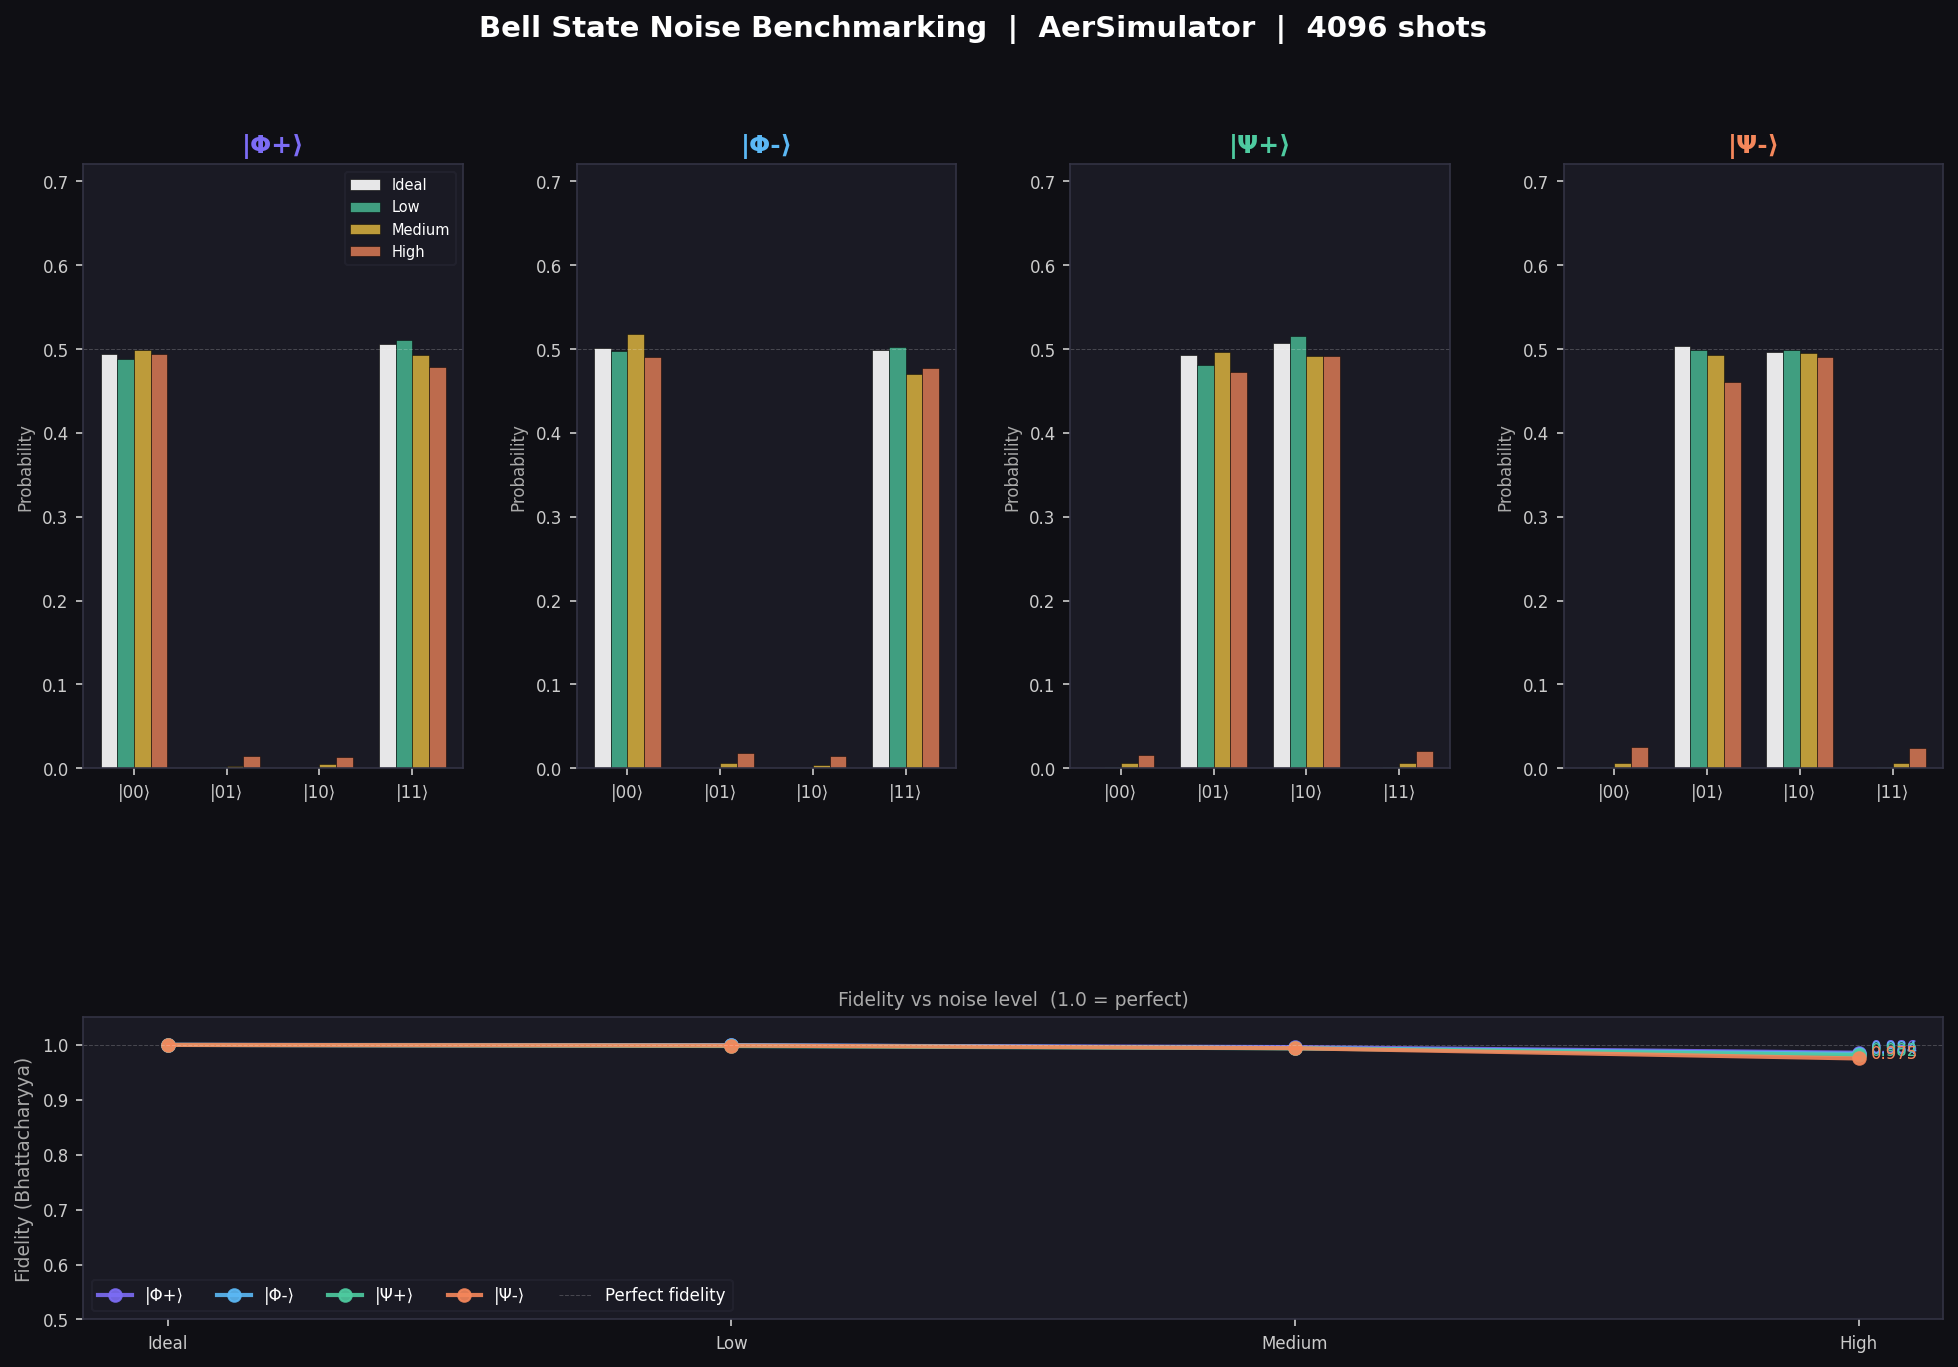

Here is the Python script that generated this plot:
"""
Bell State Noise Model Benchmarking
=====================================
Extends the Bell state simulation with a depolarizing noise model
to simulate real NISQ hardware imperfections.

Runs each Bell state under 4 conditions:
  - Ideal (no noise)
  - Low noise    (p1=0.001, p2=0.005)  — near-term best hardware
  - Medium noise (p1=0.005, p2=0.02)   — typical NISQ device
  - High noise   (p1=0.02,  p2=0.05)   — noisy / older hardware

Outputs:
  - Console table of fidelity scores per state per noise level
  - Side-by-side bar chart comparison
  - bell_noise_benchmark.png
  - bell_noise_results.json

Requirements:
    pip install qiskit qiskit-aer matplotlib

Run:
    python bell_noise_benchmark.py
"""

import json
import numpy as np
import matplotlib.pyplot as plt
import matplotlib.gridspec as gridspec

from qiskit import QuantumCircuit, transpile
from qiskit_aer import AerSimulator
from qiskit_aer.noise import NoiseModel, depolarizing_error

# ── Configuration ──────────────────────────────────────────────────────────────
SHOTS = 4096

# Noise levels: (label, single-qubit error rate, two-qubit error rate)
NOISE_LEVELS = [
    ("Ideal",   0.000, 0.000),
    ("Low",     0.001, 0.005),
    ("Medium",  0.005, 0.020),
    ("High",    0.020, 0.050),
]

BELL_COLORS = {
    "|Φ+⟩": "#7C6CF5",
    "|Φ-⟩": "#5BB8F5",
    "|Ψ+⟩": "#4ECBA0",
    "|Ψ-⟩": "#F5875B",
}

# Ideal output distributions (state → expected probs)
IDEAL_DIST = {
    "|Φ+⟩": {"00": 0.5, "01": 0.0, "10": 0.0, "11": 0.5},
    "|Φ-⟩": {"00": 0.5, "01": 0.0, "10": 0.0, "11": 0.5},
    "|Ψ+⟩": {"00": 0.0, "01": 0.5, "10": 0.5, "11": 0.0},
    "|Ψ-⟩": {"00": 0.0, "01": 0.5, "10": 0.5, "11": 0.0},
}


# ── Bell State Circuits ────────────────────────────────────────────────────────

def make_bell_circuits():
    circuits = []

    qc = QuantumCircuit(2, 2, name="|Φ+⟩")
    qc.h(0); qc.cx(0, 1); qc.measure([0,1],[0,1])
    circuits.append(qc)

    qc = QuantumCircuit(2, 2, name="|Φ-⟩")
    qc.h(0); qc.cx(0, 1); qc.z(0); qc.measure([0,1],[0,1])
    circuits.append(qc)

    qc = QuantumCircuit(2, 2, name="|Ψ+⟩")
    qc.h(0); qc.cx(0, 1); qc.x(1); qc.measure([0,1],[0,1])
    circuits.append(qc)

    qc = QuantumCircuit(2, 2, name="|Ψ-⟩")
    qc.h(0); qc.cx(0, 1); qc.x(1); qc.z(0); qc.measure([0,1],[0,1])
    circuits.append(qc)

    return circuits


# ── Noise Model Builder ────────────────────────────────────────────────────────

def build_noise_model(p1, p2):
    """
    Depolarizing noise model:
      p1 = single-qubit gate error rate (applied to H, X, Z)
      p2 = two-qubit gate error rate   (applied to CX/CNOT)

    Depolarizing error: with probability p, apply a random Pauli
    (I, X, Y, Z) uniformly — simulates decoherence and gate imperfection.
    """
    if p1 == 0 and p2 == 0:
        return None   # Ideal: no noise model

    nm = NoiseModel()
    # Single-qubit gate errors
    nm.add_all_qubit_quantum_error(depolarizing_error(p1, 1), ["h", "x", "z"])
    # Two-qubit gate error (CNOT is the noisiest gate on real hardware)
    nm.add_all_qubit_quantum_error(depolarizing_error(p2, 2), ["cx"])
    return nm


# ── Fidelity Metric ────────────────────────────────────────────────────────────

def compute_fidelity(counts, ideal_dist, shots):
    """
    Classical fidelity F = Σ sqrt(p_ideal(x) * p_measured(x))
    Ranges from 0 (completely wrong) to 1.0 (perfect match).
    This is the Bhattacharyya coefficient — a standard benchmark metric.
    """
    states = ["00", "01", "10", "11"]
    fidelity = 0.0
    for s in states:
        p_meas = counts.get(s, 0) / shots
        p_ideal = ideal_dist.get(s, 0.0)
        fidelity += np.sqrt(p_meas * p_ideal)
    return round(fidelity, 4)


# ── Run All Benchmarks ─────────────────────────────────────────────────────────

def run_benchmarks(circuits):
    """
    Run each Bell circuit under each noise level.
    Returns nested dict: results[noise_label][circuit_name] = counts
    """
    all_results = {}
    fidelities  = {}

    for label, p1, p2 in NOISE_LEVELS:
        print(f"\n  [{label} noise]  p1={p1}, p2={p2}")
        noise_model = build_noise_model(p1, p2)
        backend = AerSimulator()

        all_results[label] = {}
        fidelities[label]  = {}

        for qc in circuits:
            transpiled = transpile(qc, backend, optimization_level=1)
            job = backend.run(transpiled, shots=SHOTS,
                              noise_model=noise_model)
            counts = job.result().get_counts()
            all_results[label][qc.name] = counts

            fid = compute_fidelity(counts, IDEAL_DIST[qc.name], SHOTS)
            fidelities[label][qc.name] = fid
            print(f"    {qc.name}  fidelity={fid:.4f}  counts={counts}")

    return all_results, fidelities


# ── Print Fidelity Table ───────────────────────────────────────────────────────

def print_fidelity_table(fidelities, circuits):
    names  = [qc.name for qc in circuits]
    labels = [nl[0] for nl in NOISE_LEVELS]

    col = 12
    print(f"\n{'='*52}")
    print("  FIDELITY BENCHMARK TABLE")
    print(f"{'='*52}")
    header = f"  {'Noise':<10}" + "".join(f"{n:>{col}}" for n in names)
    print(header)
    print("  " + "-" * (10 + col * len(names)))
    for label in labels:
        row = f"  {label:<10}"
        for name in names:
            f = fidelities[label][name]
            row += f"{f:>{col}.4f}"
        print(row)
    print()


# ── Visualization ──────────────────────────────────────────────────────────────

def plot_benchmark(all_results, fidelities, circuits):
    names  = [qc.name for qc in circuits]
    labels = [nl[0] for nl in NOISE_LEVELS]
    states = ["00", "01", "10", "11"]

    fig = plt.figure(figsize=(16, 10), facecolor="#0F0F14")
    fig.suptitle(
        f"Bell State Noise Benchmarking  |  AerSimulator  |  {SHOTS} shots",
        color="white", fontsize=14, fontweight="bold", y=0.98
    )

    # Layout: 2 rows × 4 cols (top = bar charts, bottom = fidelity comparison)
    gs = gridspec.GridSpec(2, 4, hspace=0.55, wspace=0.3,
                           height_ratios=[2, 1])

    noise_palette = {
        "Ideal":  "#ffffff",
        "Low":    "#4ECBA0",
        "Medium": "#F5C842",
        "High":   "#F5875B",
    }

    # ── Top row: per-Bell-state grouped bars ──
    for col_idx, name in enumerate(names):
        ax = fig.add_subplot(gs[0, col_idx])
        color = BELL_COLORS[name]

        x = np.arange(len(states))
        width = 0.18
        offsets = np.linspace(-(len(labels)-1)/2, (len(labels)-1)/2, len(labels))

        for i, label in enumerate(labels):
            counts = all_results[label][name]
            probs  = [counts.get(s, 0) / SHOTS for s in states]
            nc     = noise_palette[label]
            alpha  = 0.9 if label == "Ideal" else 0.75
            ax.bar(x + offsets[i] * width, probs,
                   width=width, color=nc, alpha=alpha,
                   label=label, edgecolor="#00000040", linewidth=0.3)

        ax.set_facecolor("#1A1A24")
        ax.set_title(name, color=color, fontsize=12, fontweight="bold", pad=6)
        ax.set_xticks(x)
        ax.set_xticklabels([f"|{s}⟩" for s in states], fontsize=8)
        ax.set_ylim(0, 0.72)
        ax.set_ylabel("Probability", color="#aaaaaa", fontsize=8)
        ax.tick_params(colors="#cccccc", labelsize=8)
        for spine in ax.spines.values():
            spine.set_edgecolor("#333344")

        # Ideal 50% reference
        ax.axhline(0.5, color="white", linewidth=0.5,
                   linestyle="--", alpha=0.2)

        if col_idx == 0:
            ax.legend(loc="upper right", fontsize=7,
                      framealpha=0.3, labelcolor="white",
                      facecolor="#1A1A24", edgecolor="#333344")

    # ── Bottom row: fidelity line chart ──
    ax_fid = fig.add_subplot(gs[1, :])
    ax_fid.set_facecolor("#1A1A24")

    x_fid = np.arange(len(labels))
    for name in names:
        fids = [fidelities[label][name] for label in labels]
        ax_fid.plot(x_fid, fids, marker="o", linewidth=2,
                    markersize=6, label=name,
                    color=BELL_COLORS[name], alpha=0.9)
        # Annotate last point
        ax_fid.annotate(f"{fids[-1]:.3f}",
                        xy=(x_fid[-1], fids[-1]),
                        xytext=(6, 0), textcoords="offset points",
                        color=BELL_COLORS[name], fontsize=8)

    ax_fid.set_xticks(x_fid)
    ax_fid.set_xticklabels(labels, color="#cccccc", fontsize=9)
    ax_fid.set_ylabel("Fidelity (Bhattacharyya)", color="#aaaaaa", fontsize=9)
    ax_fid.set_ylim(0.5, 1.05)
    ax_fid.axhline(1.0, color="white", linewidth=0.5,
                   linestyle="--", alpha=0.2, label="Perfect fidelity")
    ax_fid.tick_params(colors="#cccccc", labelsize=8)
    for spine in ax_fid.spines.values():
        spine.set_edgecolor("#333344")
    ax_fid.legend(loc="lower left", fontsize=8, framealpha=0.3,
                  labelcolor="white", facecolor="#1A1A24",
                  edgecolor="#333344", ncol=5)
    ax_fid.set_title("Fidelity vs noise level  (1.0 = perfect)",
                     color="#aaaaaa", fontsize=9, pad=6)

    plt.savefig("bell_noise_benchmark.png", dpi=150,
                bbox_inches="tight", facecolor=fig.get_facecolor())
    print("  Saved → bell_noise_benchmark.png")
    plt.show()


# ── Export JSON ────────────────────────────────────────────────────────────────

def export_json(all_results, fidelities):
    export = {
        "config": {"shots": SHOTS, "noise_levels": NOISE_LEVELS},
        "fidelities": fidelities,
        "counts": all_results
    }
    with open("bell_noise_results.json", "w") as f:
        json.dump(export, f, indent=2)
    print("  Saved → bell_noise_results.json")


# ── Main ───────────────────────────────────────────────────────────────────────

if __name__ == "__main__":
    circuits = make_bell_circuits()

    print(f"\n{'='*52}")
    print(f"  BELL STATE NOISE BENCHMARKING  ({SHOTS} shots)")
    print(f"{'='*52}")

    all_results, fidelities = run_benchmarks(circuits)

    print_fidelity_table(fidelities, circuits)

    print("  Generating visualization...")
    plot_benchmark(all_results, fidelities, circuits)

    export_json(all_results, fidelities)
